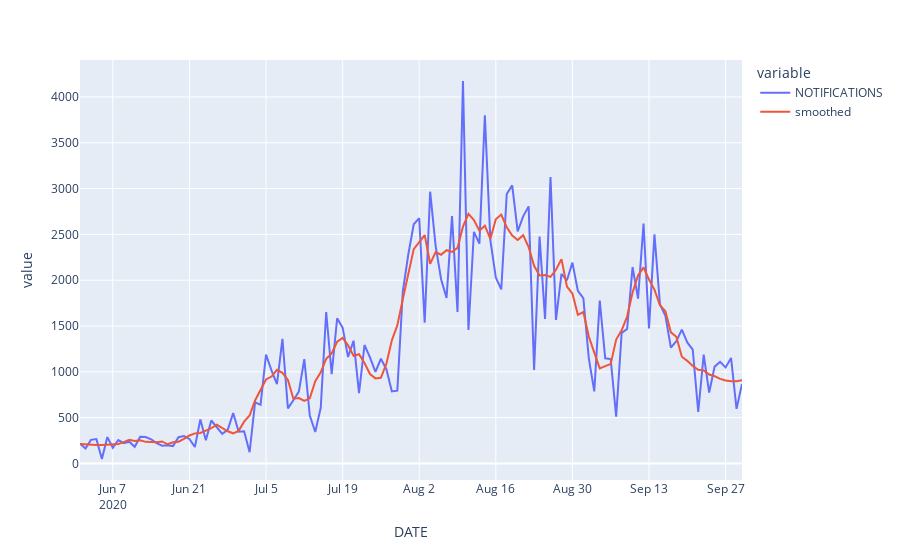

The cell this chart's notebook holds for it:
### Code cell
fig = px.line(notification_data)
fig = fig.add_trace(go.Scatter(x = notification_smoothed.keys(), y=notification_smoothed, name = "smoothed"))
fig.show()
